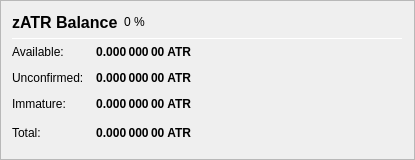
                       <widget class="QFrame" name="frame_ZerocoinBalances">
                        <property name="sizePolicy">
                         <sizepolicy hsizetype="Fixed" vsizetype="Fixed">
                          <horstretch>0</horstretch>
                          <verstretch>0</verstretch>
                         </sizepolicy>
                        </property>
                        <property name="minimumSize">
                         <size>
                          <width>415</width>
                          <height>160</height>
                         </size>
                        </property>
                        <property name="maximumSize">
                         <size>
                          <width>415</width>
                          <height>160</height>
                         </size>
                        </property>
                        <property name="baseSize">
                         <size>
                          <width>415</width>
                          <height>160</height>
                         </size>
                        </property>
                        <property name="frameShape">
                         <enum>QFrame::StyledPanel</enum>
                        </property>
                        <property name="frameShadow">
                         <enum>QFrame::Raised</enum>
                        </property>
                        <layout class="QVBoxLayout" name="verticalLayout_7">
                         <item>
                          <layout class="QHBoxLayout" name="horizontalLayout_8" stretch="0,0,0">
                           <item>
                            <widget class="QLabel" name="label_5z_3">
                             <property name="minimumSize">
                              <size>
                               <width>0</width>
                               <height>20</height>
                              </size>
                             </property>
                             <property name="font">
                              <font>
                               <pointsize>12</pointsize>
                               <weight>75</weight>
                               <bold>true</bold>
                              </font>
                             </property>
                             <property name="text">
                              <string>zATR Balance</string>
                             </property>
                            </widget>
                           </item>
                           <item>
                            <widget class="QLabel" name="labelzATRPercent">
                             <property name="text">
                              <string notr="true">0 %</string>
                             </property>
                            </widget>
                           </item>
                           <item>
                            <spacer name="horizontalSpacer_11">
                             <property name="orientation">
                              <enum>Qt::Horizontal</enum>
                             </property>
                             <property name="sizeHint" stdset="0">
                              <size>
                               <width>40</width>
                               <height>20</height>
                              </size>
                             </property>
                            </spacer>
                           </item>
                          </layout>
                         </item>
                         <item>
                          <widget class="Line" name="line_ZerocoinBalance">
                           <property name="minimumSize">
                            <size>
                             <width>0</width>
                             <height>1</height>
                            </size>
                           </property>
                           <property name="maximumSize">
                            <size>
                             <width>16777215</width>
                             <height>1</height>
                            </size>
                           </property>
                           <property name="orientation">
                            <enum>Qt::Horizontal</enum>
                           </property>
                          </widget>
                         </item>
                         <item>
                          <layout class="QGridLayout" name="gridLayout_5">
                           <property name="spacing">
                            <number>12</number>
                           </property>
                           <item row="1" column="0">
                            <widget class="QLabel" name="labelzBalanceMatureText">
                             <property name="toolTip">
                              <string>Mature: more than 20 confirmation and more than 3 mints of the same denomination after it was minted.
These zATR are spendable.</string>
                             </property>
                             <property name="text">
                              <string>Available:</string>
                             </property>
                            </widget>
                           </item>
                           <item row="2" column="0">
                            <widget class="QLabel" name="labelzBalanceUnconfirmedText">
                             <property name="toolTip">
                              <string>Unconfirmed: less than 20 confirmations
Immature: confirmed, but less than 3 mints of the same denomination after it was minted</string>
                             </property>
                             <property name="text">
                              <string>Unconfirmed:</string>
                             </property>
                            </widget>
                           </item>
                           <item row="4" column="2">
                            <spacer name="horizontalSpacer_4">
                             <property name="orientation">
                              <enum>Qt::Horizontal</enum>
                             </property>
                             <property name="sizeHint" stdset="0">
                              <size>
                               <width>40</width>
                               <height>20</height>
                              </size>
                             </property>
                            </spacer>
                           </item>
                           <item row="4" column="0">
                            <widget class="QLabel" name="labelzBalanceText">
                             <property name="toolTip">
                              <string>Your current zATR balance, unconfirmed and immature zATR included.</string>
                             </property>
                             <property name="text">
                              <string>Total:</string>
                             </property>
                            </widget>
                           </item>
                           <item row="4" column="1">
                            <widget class="QLabel" name="labelzBalance">
                             <property name="font">
                              <font>
                               <weight>75</weight>
                               <bold>true</bold>
                              </font>
                             </property>
                             <property name="cursor">
                              <cursorShape>IBeamCursor</cursorShape>
                             </property>
                             <property name="toolTip">
                              <string>Your current zATR balance, unconfirmed and immature zATR included.</string>
                             </property>
                             <property name="text">
                              <string notr="true">0.000 000 00 ATR</string>
                             </property>
                             <property name="alignment">
                              <set>Qt::AlignRight|Qt::AlignTrailing|Qt::AlignVCenter</set>
                             </property>
                             <property name="textInteractionFlags">
                              <set>Qt::LinksAccessibleByMouse|Qt::TextSelectableByKeyboard|Qt::TextSelectableByMouse</set>
                             </property>
                            </widget>
                           </item>
                           <item row="3" column="0">
                            <widget class="QLabel" name="labelzBalanceImmatureText">
                             <property name="toolTip">
                              <string>Unconfirmed: less than 20 confirmations
Immature: confirmed, but less than 3 mints of the same denomination after it was minted</string>
                             </property>
                             <property name="text">
                              <string>Immature:</string>
                             </property>
                            </widget>
                           </item>
                           <item row="2" column="1">
                            <widget class="QLabel" name="labelzBalanceUnconfirmed">
                             <property name="font">
                              <font>
                               <weight>75</weight>
                               <bold>true</bold>
                              </font>
                             </property>
                             <property name="toolTip">
                              <string>Unconfirmed: less than 20 confirmations
Immature: confirmed, but less than 3 mints of the same denomination after it was minted</string>
                             </property>
                             <property name="text">
                              <string notr="true">0.000 000 00 ATR</string>
                             </property>
                             <property name="alignment">
                              <set>Qt::AlignRight|Qt::AlignTrailing|Qt::AlignVCenter</set>
                             </property>
                            </widget>
                           </item>
                           <item row="1" column="1">
                            <widget class="QLabel" name="labelzBalanceMature">
                             <property name="font">
                              <font>
                               <weight>75</weight>
                               <bold>true</bold>
                              </font>
                             </property>
                             <property name="toolTip">
                              <string>Mature: more than 20 confirmation and more than 3 mints of the same denomination after it was minted.
These zATR are spendable.</string>
                             </property>
                             <property name="text">
                              <string notr="true">0.000 000 00 ATR</string>
                             </property>
                             <property name="alignment">
                              <set>Qt::AlignRight|Qt::AlignTrailing|Qt::AlignVCenter</set>
                             </property>
                            </widget>
                           </item>
                           <item row="3" column="1">
                            <widget class="QLabel" name="labelzBalanceImmature">
                             <property name="font">
                              <font>
                               <weight>75</weight>
                               <bold>true</bold>
                              </font>
                             </property>
                             <property name="toolTip">
                              <string>Unconfirmed: less than 20 confirmations
Immature: confirmed, but less than 3 mints of the same denomination after it was minted</string>
                             </property>
                             <property name="text">
                              <string notr="true">0.000 000 00 ATR</string>
                             </property>
                             <property name="alignment">
                              <set>Qt::AlignRight|Qt::AlignTrailing|Qt::AlignVCenter</set>
                             </property>
                            </widget>
                           </item>
                          </layout>
                         </item>
                         <item>
                          <spacer name="verticalSpacer_4">
                           <property name="orientation">
                            <enum>Qt::Vertical</enum>
                           </property>
                           <property name="sizeHint" stdset="0">
                            <size>
                             <width>20</width>
                             <height>40</height>
                            </size>
                           </property>
                          </spacer>
                         </item>
                        </layout>
                       </widget>
